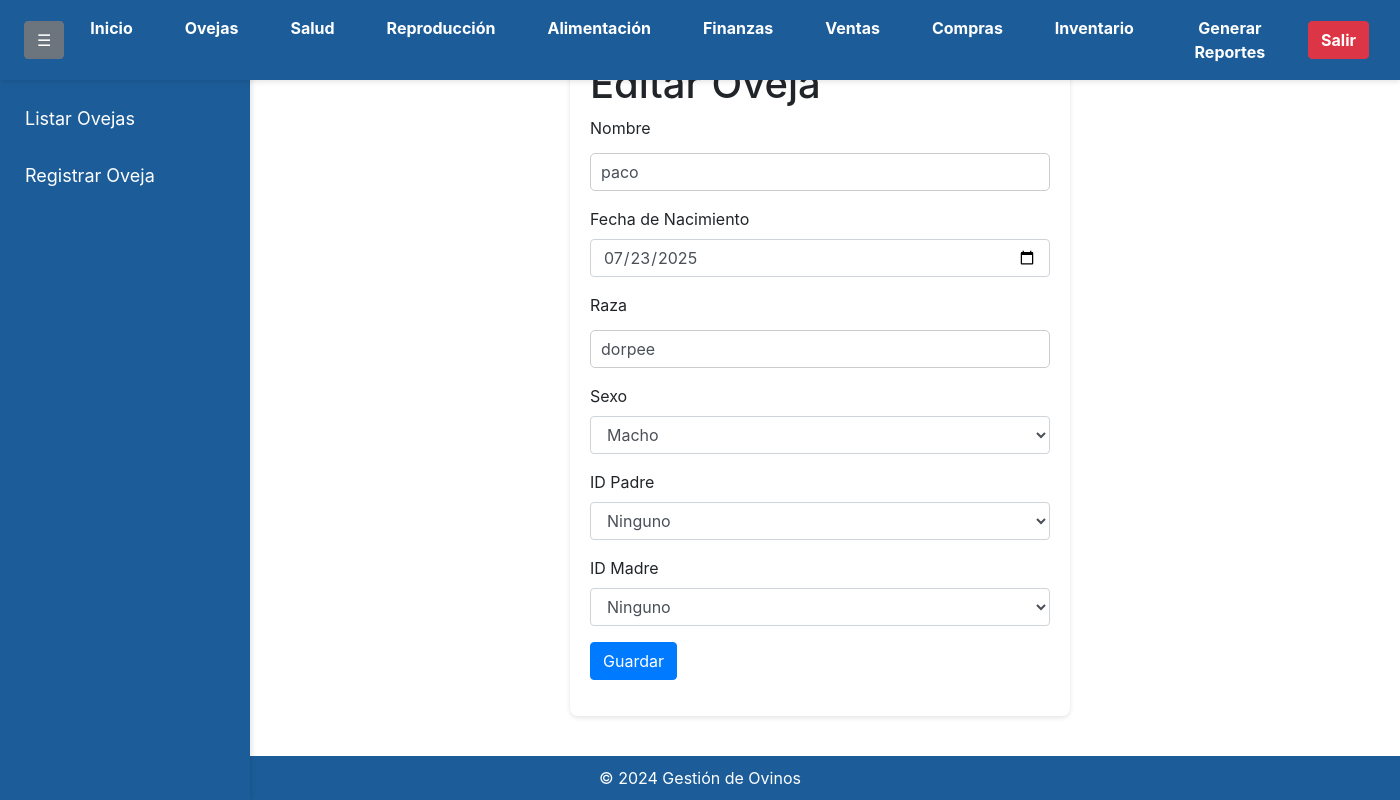
The page /editar_oveja/1 (signed in) on the database its author committed.
### app/models.py (models this page shows, shortened)
class Oveja(db.Model):
    id = db.Column(db.Integer, primary_key=True)
    nombre = db.Column(db.String(100), nullable=False)
    fecha_nacimiento = db.Column(db.Date, nullable=False)
    raza = db.Column(db.String(50), nullable=False)
    sexo = db.Column(db.Enum('Macho', 'Hembra', name='sexo_enum'), nullable=False)
    id_padre = db.Column(db.Integer, db.ForeignKey('oveja.id'), nullable=True)
    id_madre = db.Column(db.Integer, db.ForeignKey('oveja.id'), nullable=True)
    user_id = db.Column(db.Integer, db.ForeignKey('user.id'), nullable=False)
    padre = db.relationship('Oveja', remote_side=[id], foreign_keys=[id_padre], backref=db.backref('hijos_padre', uselist=True))
    madre = db.relationship('Oveja', remote_side=[id], foreign_keys=[id_madre], backref=db.backref('hijos_madre', uselist=True))
    user = db.relationship('User', backref='ovejas')

### app/routes.py (the view, shortened to what this page needs)
@app.route('/editar_oveja/<int:id>', methods=['GET', 'POST'])
@login_required
def editar_oveja(id):
    oveja = Oveja.query.filter_by(id=id, user_id=current_user.id).first_or_404()
    form = OvejaForm(obj=oveja)
    machos = Oveja.query.filter_by(sexo='Macho', user_id=current_user.id).all()
    hembras = Oveja.query.filter_by(sexo='Hembra', user_id=current_user.id).all()
    form.id_padre.choices = [(0, 'Ninguno')] + [(oveja.id, f'Oveja {oveja.nombre} (ID: {oveja.id})') for oveja in machos]
    form.id_madre.choices = [(0, 'Ninguno')] + [(oveja.id, f'Oveja {oveja.nombre} (ID: {oveja.id})') for oveja in hembras]
    return render_template('editar_oveja.html', form=form)

### app/forms.py
class OvejaForm(FlaskForm):
    nombre = StringField('Nombre', validators=[DataRequired()])
    fecha_nacimiento = DateField('Fecha de Nacimiento', validators=[DataRequired()])
    raza = StringField('Raza', validators=[DataRequired()])
    sexo = SelectField('Sexo', choices=[('Macho', 'Macho'), ('Hembra', 'Hembra')], validators=[DataRequired()])
    id_padre = SelectField('ID Padre', choices=[], coerce=int, validators=[Optional()])
    id_madre = SelectField('ID Madre', choices=[], coerce=int, validators=[Optional()])
    submit = SubmitField('Guardar')

### app/__init__.py (called while the page is built)
@login_manager.user_loader
def load_user(user_id):
    return User.query.get(int(user_id))

### app/templates/editar_oveja.html (shortened to what this page needs)
<!DOCTYPE html>
<html lang="es">
<head>
    <link rel="stylesheet" href="{{ url_for('static', filename='styles.css') }}">
    <link rel="stylesheet" href="https://maxcdn.bootstrapcdn.com/bootstrap/4.5.2/css/bootstrap.min.css">
</head>
<body>
    <nav class="navbar navbar-expand-lg navbar-light" style="background-color: #1c5d99;">
        <div class="collapse navbar-collapse" id="navbarNav">
            <button class="btn btn-secondary ml-2" id="toggleSidebar">☰</button>
            <ul class="navbar-nav mr-auto">
                <li class="nav-item">
                    <a class="nav-link text-white" href="{{ url_for('index') }}">Inicio</a>
                </li>
                <li class="nav-item">
                    <a class="nav-link text-white" href="{{ url_for('oveja') }}">Ovejas</a>
                </li>
                <li class="nav-item">
                    <a class="nav-link text-white" href="{{ url_for('salud') }}">Salud</a>
                </li>
                <li class="nav-item">
                    <a class="nav-link text-white" href="{{ url_for('reproduccion') }}">Reproducción</a>
                </li>
                <li class="nav-item">
                    <a class="nav-link text-white" href="{{ url_for('alimentacion') }}">Alimentación</a>
                </li>
                <li class="nav-item">
                    <a class="nav-link text-white" href="{{ url_for('finanzas') }}">Finanzas</a>
                </li>
                <li class="nav-item">
                    <a class="nav-link text-white" href="{{ url_for('venta') }}">Ventas</a>
                </li>
                <li class="nav-item">
                    <a class="nav-link text-white" href="{{ url_for('compra') }}">Compras</a>
                </li>
                <li class="nav-item">
                    <a class="nav-link text-white" href="{{ url_for('inventario') }}">Inventario</a>
                </li>
                <li class="nav-item">
                    <a class="nav-link text-white" href="{{ url_for('reportes_view') }}">Generar Reportes</a>
                </li>
            </ul>
            <a href="{{ url_for('logout') }}" class="btn btn-danger ml-2">Salir</a>
        </div>
    </nav>
    <div class="sidebar" id="sidebar">
        <ul class="nav flex-column">
            <li class="nav-item">
                <a class="nav-link text-white" href="{{ url_for('listar_ovejas') }}">Listar Ovejas</a>
            </li>
            <li class="nav-item">
                <a class="nav-link text-white" href="{{ url_for('registrar_oveja') }}">Registrar Oveja</a>
            </li>
        </ul>
    </div>
    <div class="container mt-3">
        <form method="POST">
            <h1>Editar Oveja</h1>
            <div class="form-group">
                {{ form.nombre.label(class_='form-label') }}
                {{ form.nombre(class_='form-control', size=32) }}
            </div>
            <div class="form-group">
                {{ form.fecha_nacimiento.label(class_='form-label') }}
                {{ form.fecha_nacimiento(class_='form-control') }}
            </div>
            <div class="form-group">
                {{ form.raza.label(class_='form-label') }}
                {{ form.raza(class_='form-control', size=32) }}
            </div>
            <div class="form-group">
                {{ form.sexo.label(class_='form-label') }}
                {{ form.sexo(class_='form-control') }}
            </div>
            <div class="form-group">
                {{ form.id_padre.label(class_='form-label') }}
                {{ form.id_padre(class_='form-control') }}
            </div>
            <div class="form-group">
                {{ form.id_madre.label(class_='form-label') }}
                {{ form.id_madre(class_='form-control') }}
            </div>
            <div class="form-group">
                {{ form.submit(class_='btn btn-primary') }}
            </div>
        </form>
    </div>
    <footer class="text-center mt-4">
        &copy; 2024 Gestión de Ovinos
    </footer>
</body>
</html>

### app/static/styles.css (style rules this page uses)
body { font-family: 'Arial', sans-serif; background-color: #f0f2f5; color: #333; margin: 0; padding: 0; padding-top: 20px; }
.navbar { background-color: #1c5d99; padding: 10px 20px; text-align: center; box-shadow: 0 2px 5px rgba(0, 0, 0, 0.1); position: fixed; top: 0; left: 0; width: 100%; z-index: 1000; }
.navbar a { color: #ffffff; text-decoration: none; margin: 0 15px; font-weight: bold; }
.sidebar { height: calc(100vh - 35px); width: 250px; position: fixed; top: 35px; right: 0; background-color: #1c5d99; padding-top: 20px; box-shadow: 2px 0 5px rgba(0, 0, 0, 0.1); overflow-y: auto; z-index: 900; }
.sidebar a { padding: 15px 25px; text-decoration: none; font-size: 18px; color: #ffffff; display: block; transition: 0.3s; }
form { max-width: 500px; margin: 20px auto; padding: 20px; background-color: #ffffff; border-radius: 8px; box-shadow: 0 2px 5px rgba(0, 0, 0, 0.1); }
input[type="text"], input[type="number"], input[type="email"], input[type="password"], select, textarea { width: 100%; padding: 10px; margin: 5px 0; border: 1px solid #ccc; border-radius: 5px; box-sizing: border-box; }
.btn { display: inline-block; padding: 10px 15px; background-color: #1c5d99; color: white; text-decoration: none; border-radius: 5px; font-weight: bold; text-align: center; }
footer { background-color: #1c5d99; color: white; text-align: center; padding: 10px; position: fixed; bottom: 0; width: calc(100%); right: 0; z-index: 850; }

### app/templates/editar_oveja.html (style rules this page uses)
.sidebar { height: calc(100% - 70px); width: 250px; position: fixed; top: 70px; left: 0; background-color: #1c5d99; transition: margin-left 0.3s; }
.container { margin-left: 250px; transition: margin-left 0.3s; }
.navbar { padding: 0.5rem 1rem; position: fixed; width: 100%; z-index: 1000; }
.navbar-nav .nav-item { margin: 0 3px; }

### rows shown on the page
Oveja: nombre "paco", fecha_nacimiento "07/23/2025", raza "dorpee", sexo "Macho", id_padre "Ninguno", id_madre "Ninguno"
